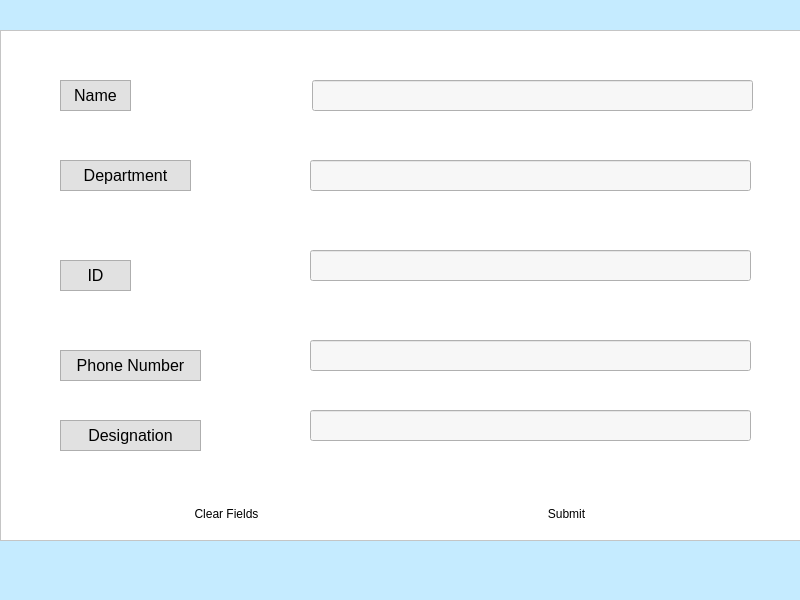
<?xml version="1.0" encoding="UTF-8"?>
<ui version="4.0">
 <class>Data_Entry</class>
 <widget class="QMainWindow" name="Data_Entry">
  <property name="geometry">
   <rect>
    <x>0</x>
    <y>0</y>
    <width>800</width>
    <height>600</height>
   </rect>
  </property>
  <property name="windowTitle">
   <string>MainWindow</string>
  </property>
  <property name="styleSheet">
   <string notr="true">background-color: rgb(197, 235, 255);</string>
  </property>
  <widget class="QWidget" name="centralwidget">
   <widget class="QFrame" name="frame">
    <property name="geometry">
     <rect>
      <x>0</x>
      <y>30</y>
      <width>801</width>
      <height>511</height>
     </rect>
    </property>
    <property name="styleSheet">
     <string notr="true">background-color: rgb(255, 255, 255);</string>
    </property>
    <property name="frameShape">
     <enum>QFrame::StyledPanel</enum>
    </property>
    <property name="frameShadow">
     <enum>QFrame::Raised</enum>
    </property>
    <widget class="QLabel" name="Name_lbl">
     <property name="geometry">
      <rect>
       <x>60</x>
       <y>50</y>
       <width>71</width>
       <height>31</height>
      </rect>
     </property>
     <property name="font">
      <font>
       <pointsize>12</pointsize>
       <underline>false</underline>
      </font>
     </property>
     <property name="styleSheet">
      <string notr="true">background-color: rgb(225, 225, 225);</string>
     </property>
     <property name="frameShape">
      <enum>QFrame::StyledPanel</enum>
     </property>
     <property name="frameShadow">
      <enum>QFrame::Raised</enum>
     </property>
     <property name="text">
      <string>Name</string>
     </property>
     <property name="alignment">
      <set>Qt::AlignCenter</set>
     </property>
    </widget>
    <widget class="QLabel" name="Dept_lbl">
     <property name="geometry">
      <rect>
       <x>60</x>
       <y>130</y>
       <width>131</width>
       <height>31</height>
      </rect>
     </property>
     <property name="font">
      <font>
       <pointsize>12</pointsize>
       <underline>false</underline>
      </font>
     </property>
     <property name="styleSheet">
      <string notr="true">background-color: rgb(225, 225, 225);</string>
     </property>
     <property name="frameShape">
      <enum>QFrame::StyledPanel</enum>
     </property>
     <property name="frameShadow">
      <enum>QFrame::Raised</enum>
     </property>
     <property name="text">
      <string>Department</string>
     </property>
     <property name="alignment">
      <set>Qt::AlignCenter</set>
     </property>
    </widget>
    <widget class="QLabel" name="ID_lbl">
     <property name="geometry">
      <rect>
       <x>60</x>
       <y>230</y>
       <width>71</width>
       <height>31</height>
      </rect>
     </property>
     <property name="font">
      <font>
       <pointsize>12</pointsize>
       <underline>false</underline>
      </font>
     </property>
     <property name="styleSheet">
      <string notr="true">background-color: rgb(225, 225, 225);</string>
     </property>
     <property name="frameShape">
      <enum>QFrame::StyledPanel</enum>
     </property>
     <property name="frameShadow">
      <enum>QFrame::Raised</enum>
     </property>
     <property name="text">
      <string>ID</string>
     </property>
     <property name="alignment">
      <set>Qt::AlignCenter</set>
     </property>
    </widget>
    <widget class="QLabel" name="Phone_lbl">
     <property name="geometry">
      <rect>
       <x>60</x>
       <y>320</y>
       <width>141</width>
       <height>31</height>
      </rect>
     </property>
     <property name="font">
      <font>
       <pointsize>12</pointsize>
       <underline>false</underline>
      </font>
     </property>
     <property name="styleSheet">
      <string notr="true">background-color: rgb(225, 225, 225);</string>
     </property>
     <property name="frameShape">
      <enum>QFrame::StyledPanel</enum>
     </property>
     <property name="frameShadow">
      <enum>QFrame::Raised</enum>
     </property>
     <property name="text">
      <string>Phone Number</string>
     </property>
     <property name="alignment">
      <set>Qt::AlignCenter</set>
     </property>
    </widget>
    <widget class="QLabel" name="Des_lbl">
     <property name="geometry">
      <rect>
       <x>60</x>
       <y>390</y>
       <width>141</width>
       <height>31</height>
      </rect>
     </property>
     <property name="font">
      <font>
       <pointsize>12</pointsize>
       <underline>false</underline>
      </font>
     </property>
     <property name="styleSheet">
      <string notr="true">background-color: rgb(225, 225, 225);</string>
     </property>
     <property name="frameShape">
      <enum>QFrame::StyledPanel</enum>
     </property>
     <property name="frameShadow">
      <enum>QFrame::Raised</enum>
     </property>
     <property name="text">
      <string>Designation</string>
     </property>
     <property name="alignment">
      <set>Qt::AlignCenter</set>
     </property>
    </widget>
    <widget class="QLineEdit" name="Name_le">
     <property name="geometry">
      <rect>
       <x>312</x>
       <y>50</y>
       <width>441</width>
       <height>31</height>
      </rect>
     </property>
     <property name="styleSheet">
      <string notr="true">background-color: rgb(247, 247, 247);
</string>
     </property>
    </widget>
    <widget class="QLineEdit" name="Dept_le">
     <property name="geometry">
      <rect>
       <x>310</x>
       <y>130</y>
       <width>441</width>
       <height>31</height>
      </rect>
     </property>
     <property name="styleSheet">
      <string notr="true">background-color: rgb(247, 247, 247);
</string>
     </property>
    </widget>
    <widget class="QLineEdit" name="ID_le">
     <property name="geometry">
      <rect>
       <x>310</x>
       <y>220</y>
       <width>441</width>
       <height>31</height>
      </rect>
     </property>
     <property name="styleSheet">
      <string notr="true">background-color: rgb(247, 247, 247);
</string>
     </property>
    </widget>
    <widget class="QLineEdit" name="Phone_le">
     <property name="geometry">
      <rect>
       <x>310</x>
       <y>310</y>
       <width>441</width>
       <height>31</height>
      </rect>
     </property>
     <property name="styleSheet">
      <string notr="true">background-color: rgb(247, 247, 247);
</string>
     </property>
    </widget>
    <widget class="QLineEdit" name="Des_le">
     <property name="geometry">
      <rect>
       <x>310</x>
       <y>380</y>
       <width>441</width>
       <height>31</height>
      </rect>
     </property>
     <property name="styleSheet">
      <string notr="true">background-color: rgb(247, 247, 247);
</string>
     </property>
    </widget>
    <widget class="QPushButton" name="Clear_pb">
     <property name="geometry">
      <rect>
       <x>180</x>
       <y>470</y>
       <width>93</width>
       <height>28</height>
      </rect>
     </property>
     <property name="cursor">
      <cursorShape>PointingHandCursor</cursorShape>
     </property>
     <property name="text">
      <string>Clear Fields</string>
     </property>
     <property name="autoDefault">
      <bool>false</bool>
     </property>
     <property name="default">
      <bool>true</bool>
     </property>
     <property name="flat">
      <bool>true</bool>
     </property>
    </widget>
    <widget class="QPushButton" name="Submit_pb">
     <property name="geometry">
      <rect>
       <x>520</x>
       <y>470</y>
       <width>93</width>
       <height>28</height>
      </rect>
     </property>
     <property name="font">
      <font>
       <stylestrategy>PreferDefault</stylestrategy>
       <kerning>true</kerning>
      </font>
     </property>
     <property name="cursor">
      <cursorShape>PointingHandCursor</cursorShape>
     </property>
     <property name="text">
      <string>Submit</string>
     </property>
     <property name="autoDefault">
      <bool>false</bool>
     </property>
     <property name="default">
      <bool>true</bool>
     </property>
     <property name="flat">
      <bool>true</bool>
     </property>
    </widget>
   </widget>
  </widget>
  <widget class="QMenuBar" name="menubar">
   <property name="geometry">
    <rect>
     <x>0</x>
     <y>0</y>
     <width>800</width>
     <height>26</height>
    </rect>
   </property>
  </widget>
  <widget class="QStatusBar" name="statusbar"/>
 </widget>
 <resources/>
 <connections/>
</ui>
